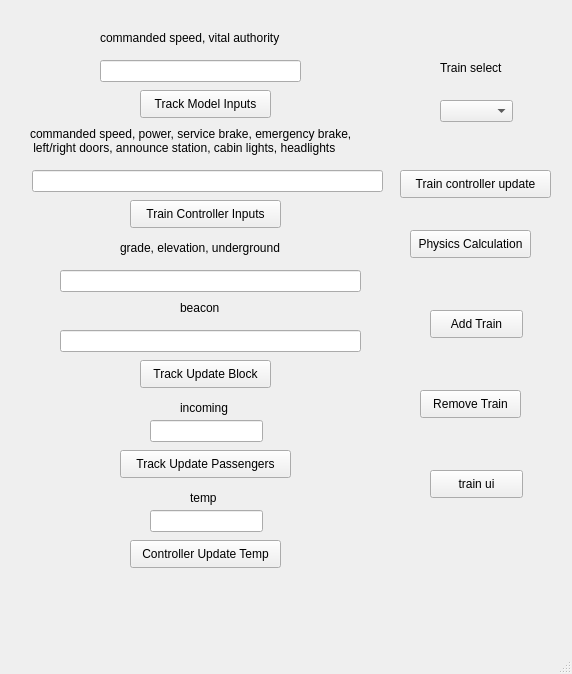
<?xml version="1.0" encoding="UTF-8"?>
<ui version="4.0">
 <class>mainWindow</class>
 <widget class="QMainWindow" name="mainWindow">
  <property name="geometry">
   <rect>
    <x>0</x>
    <y>0</y>
    <width>572</width>
    <height>674</height>
   </rect>
  </property>
  <property name="windowTitle">
   <string>Train Model Test Bench</string>
  </property>
  <widget class="QWidget" name="centralwidget">
   <widget class="QPushButton" name="tracButton">
    <property name="geometry">
     <rect>
      <x>140</x>
      <y>90</y>
      <width>131</width>
      <height>28</height>
     </rect>
    </property>
    <property name="text">
     <string>Track Model Inputs</string>
    </property>
   </widget>
   <widget class="QPushButton" name="controllerButton">
    <property name="geometry">
     <rect>
      <x>130</x>
      <y>200</y>
      <width>151</width>
      <height>28</height>
     </rect>
    </property>
    <property name="text">
     <string>Train Controller Inputs</string>
    </property>
   </widget>
   <widget class="QPushButton" name="blockButton">
    <property name="geometry">
     <rect>
      <x>140</x>
      <y>360</y>
      <width>131</width>
      <height>28</height>
     </rect>
    </property>
    <property name="text">
     <string>Track Update Block</string>
    </property>
   </widget>
   <widget class="QPushButton" name="passButton">
    <property name="geometry">
     <rect>
      <x>120</x>
      <y>450</y>
      <width>171</width>
      <height>28</height>
     </rect>
    </property>
    <property name="text">
     <string>Track Update Passengers</string>
    </property>
   </widget>
   <widget class="QPushButton" name="tempButton">
    <property name="geometry">
     <rect>
      <x>130</x>
      <y>540</y>
      <width>151</width>
      <height>28</height>
     </rect>
    </property>
    <property name="text">
     <string>Controller Update Temp</string>
    </property>
   </widget>
   <widget class="QPushButton" name="physButton">
    <property name="geometry">
     <rect>
      <x>410</x>
      <y>230</y>
      <width>121</width>
      <height>28</height>
     </rect>
    </property>
    <property name="text">
     <string>Physics Calculation</string>
    </property>
   </widget>
   <widget class="QPushButton" name="addButton">
    <property name="geometry">
     <rect>
      <x>430</x>
      <y>310</y>
      <width>93</width>
      <height>28</height>
     </rect>
    </property>
    <property name="text">
     <string>Add Train</string>
    </property>
   </widget>
   <widget class="QPushButton" name="removeButton">
    <property name="geometry">
     <rect>
      <x>420</x>
      <y>390</y>
      <width>101</width>
      <height>28</height>
     </rect>
    </property>
    <property name="text">
     <string>Remove Train</string>
    </property>
   </widget>
   <widget class="QLabel" name="label">
    <property name="geometry">
     <rect>
      <x>100</x>
      <y>30</y>
      <width>201</width>
      <height>16</height>
     </rect>
    </property>
    <property name="text">
     <string>commanded speed, vital authority</string>
    </property>
   </widget>
   <widget class="QLineEdit" name="trackInput">
    <property name="geometry">
     <rect>
      <x>100</x>
      <y>60</y>
      <width>201</width>
      <height>22</height>
     </rect>
    </property>
   </widget>
   <widget class="QLabel" name="label_2">
    <property name="geometry">
     <rect>
      <x>30</x>
      <y>120</y>
      <width>361</width>
      <height>41</height>
     </rect>
    </property>
    <property name="text">
     <string>commanded speed, power, service brake, emergency brake,
 left/right doors, announce station, cabin lights, headlights</string>
    </property>
   </widget>
   <widget class="QLineEdit" name="controllerInput">
    <property name="geometry">
     <rect>
      <x>32</x>
      <y>170</y>
      <width>351</width>
      <height>22</height>
     </rect>
    </property>
   </widget>
   <widget class="QLabel" name="label_3">
    <property name="geometry">
     <rect>
      <x>120</x>
      <y>240</y>
      <width>181</width>
      <height>16</height>
     </rect>
    </property>
    <property name="text">
     <string>grade, elevation, underground</string>
    </property>
   </widget>
   <widget class="QLineEdit" name="blockInput">
    <property name="geometry">
     <rect>
      <x>60</x>
      <y>270</y>
      <width>301</width>
      <height>22</height>
     </rect>
    </property>
   </widget>
   <widget class="QLabel" name="label_4">
    <property name="geometry">
     <rect>
      <x>180</x>
      <y>400</y>
      <width>55</width>
      <height>16</height>
     </rect>
    </property>
    <property name="text">
     <string>incoming</string>
    </property>
   </widget>
   <widget class="QLineEdit" name="passInput">
    <property name="geometry">
     <rect>
      <x>150</x>
      <y>420</y>
      <width>113</width>
      <height>22</height>
     </rect>
    </property>
   </widget>
   <widget class="QLabel" name="label_5">
    <property name="geometry">
     <rect>
      <x>190</x>
      <y>490</y>
      <width>31</width>
      <height>16</height>
     </rect>
    </property>
    <property name="text">
     <string>temp</string>
    </property>
   </widget>
   <widget class="QLineEdit" name="tempInput">
    <property name="geometry">
     <rect>
      <x>150</x>
      <y>510</y>
      <width>113</width>
      <height>22</height>
     </rect>
    </property>
   </widget>
   <widget class="QPushButton" name="uiButton">
    <property name="geometry">
     <rect>
      <x>430</x>
      <y>470</y>
      <width>93</width>
      <height>28</height>
     </rect>
    </property>
    <property name="text">
     <string>train ui</string>
    </property>
   </widget>
   <widget class="QPushButton" name="trainControllerUpdateButton">
    <property name="geometry">
     <rect>
      <x>400</x>
      <y>170</y>
      <width>151</width>
      <height>28</height>
     </rect>
    </property>
    <property name="text">
     <string>Train controller update</string>
    </property>
   </widget>
   <widget class="QComboBox" name="trainSelect">
    <property name="geometry">
     <rect>
      <x>440</x>
      <y>100</y>
      <width>73</width>
      <height>22</height>
     </rect>
    </property>
   </widget>
   <widget class="QLabel" name="label_6">
    <property name="geometry">
     <rect>
      <x>440</x>
      <y>60</y>
      <width>71</width>
      <height>16</height>
     </rect>
    </property>
    <property name="text">
     <string>Train select</string>
    </property>
   </widget>
   <widget class="QLabel" name="label_7">
    <property name="geometry">
     <rect>
      <x>180</x>
      <y>300</y>
      <width>51</width>
      <height>16</height>
     </rect>
    </property>
    <property name="text">
     <string>beacon</string>
    </property>
   </widget>
   <widget class="QLineEdit" name="beaconInput">
    <property name="geometry">
     <rect>
      <x>60</x>
      <y>330</y>
      <width>301</width>
      <height>22</height>
     </rect>
    </property>
   </widget>
  </widget>
  <widget class="QMenuBar" name="menubar">
   <property name="geometry">
    <rect>
     <x>0</x>
     <y>0</y>
     <width>572</width>
     <height>26</height>
    </rect>
   </property>
  </widget>
  <widget class="QStatusBar" name="statusbar"/>
 </widget>
 <resources/>
 <connections/>
</ui>
